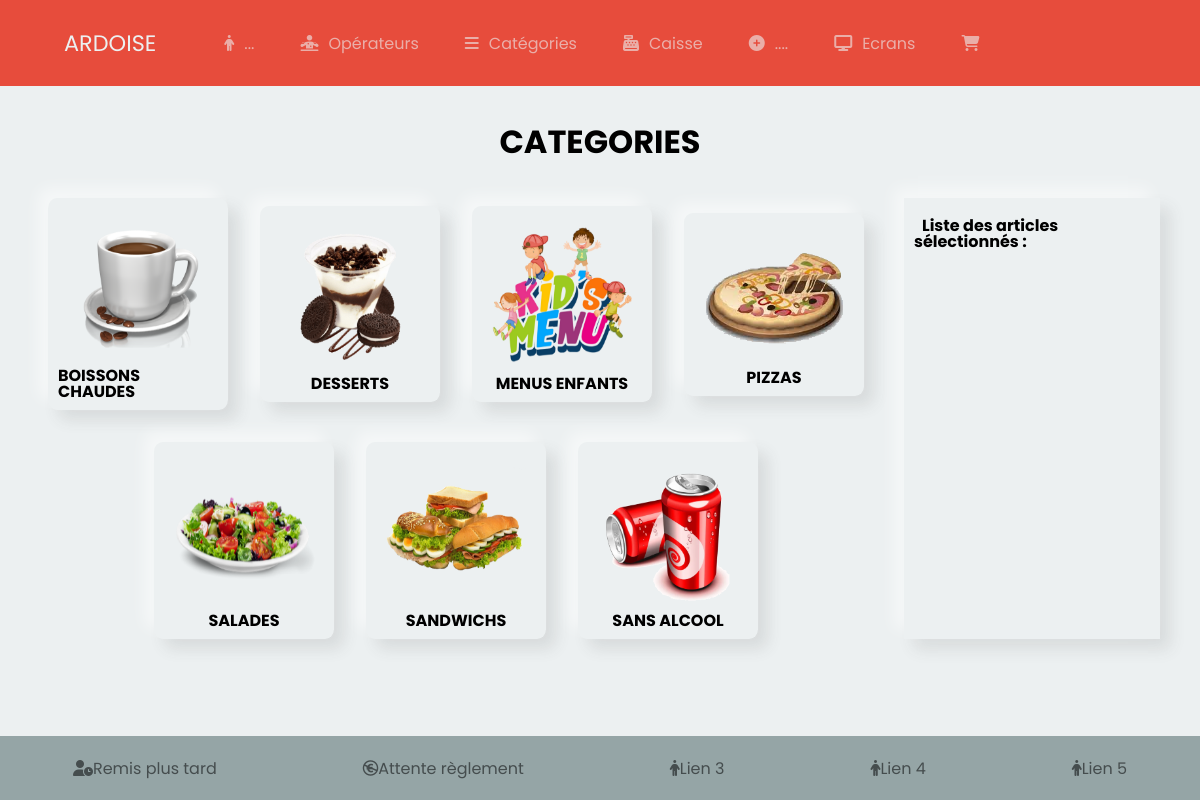
Page /index.php?route=categories on the committed database.
### tables this page shows
CREATE TABLE `categories` (
  `id` int(11) NOT NULL,
  `name` varchar(50) NOT NULL,
  `picture` varchar(150) NOT NULL,
  `activate` tinyint(1) NOT NULL DEFAULT '1'
);

### index.php (called while the page is built, shortened)
<?php
$router = new App\Router();
$router->getRouteFromQuery();

### models/Database.php (called while the page is built, shortened)
<?php
abstract class Database {
    private static $_dbConnect;
    private static function setDb() {
        self::$_dbConnect = new \PDO( 'mysql:host=db.3wa.io;dbname=vincentollivier_ardoise;charset=utf8', 'vincentollivier', '98f74e8350a6f9da22f312f5162d2994');
        self::$_dbConnect->setAttribute( \PDO::ATTR_ERRMODE, \PDO::ERRMODE_WARNING );
    }
    protected function getDb() {
        return self::$_dbConnect;
    }
    protected function getAll( string $sql, array $values = [] ): array {
        $query = $this->getDb()->prepare($sql);
        $query->execute($values);
        return $query->fetchAll();
    }
}

### models/CategoriesManager.php (called while the page is built, shortened)
<?php
class CategoriesManager extends Database
{
    public function getCategories() {
        return $this->getAll('SELECT * FROM categories WHERE activate = 1 ORDER BY name ASC');
    }
}

### views/templates/categories.phtml (the view)
<main id="categories">
    <section>
        <h1>CATEGORIES</h1>
    </section>
    <section class="container">
    <?php if(empty($categories)) : ?>
        <p>Aucun article dans cette catégorie !</p>
    <?php else: ?>
        <section class="leftElement">
            <?php foreach($categories as $categorie) : ?>
                    <?php if($categorie['activate'] == 0): ?>
                        <article class="dispositionCategories desactivate">
                    <?php else: ?>
                        <article class="dispositionCategories">
                    <?php endif; ?>
                    <?php if($categorie['activate'] == 0): ?>
                        <img src="assets/uploads/categories/<?= htmlspecialchars($categorie['picture']) ?>"
                            alt="<?= htmlspecialchars($categorie['name']) ?>">
                    <?php else: ?>
                        <a href="index.php?route=category&id=<?= htmlspecialchars($categorie['id']) ?>">
                            <img src="assets/uploads/categories/<?= htmlspecialchars($categorie['picture']) ?>"
                            alt="<?= htmlspecialchars($categorie['name']) ?>">
                        </a>
                    <?php endif; ?>
                    <p><?= htmlspecialchars($categorie['name']) ?></p>
                </article>
            <?php endforeach; ?>
        </section>
    <?php endif; ?>
    <div class="rightElement"><?php include_once '_navRight2.phtml'; ?></div>
    </section>
</main>

### app/Router.php (shortened to what this page needs)
<?php
class Router {
    public function getRouteFromQuery() {
        if(array_key_exists('route', $_GET)) {
            switch($_GET['route']) {
                case 'categories':
                    $controller = new CategoriesController();
                    $controller->displayCategories('categories');
                    break;
            }
        }
        else {
            $this->redirectToRoute('home');
        }
    }
    public function render($viewName, $layoutName, $data = []) {
        include_once 'views/' . $layoutName . '.phtml';
    }
}

### controllers/CategoriesController.php (shortened to what this page needs)
<?php
class CategoriesController extends Router
{
    public function displayCategories($view) {
        if($view == 'categories') {
            $model      = new CategoriesManager();
            $categories = $model->getCategories();
            $this->render(
                'categories',
                'layout',
                [
                    'categories' => $categories
                ]);
        }
    }
}

### views/layout.phtml (shortened to what this page needs)
<!doctype html>
<html lang="fr">
    <?php include_once "bases/head.phtml"; ?>
    <body>
        <?php include_once "bases/header.phtml"; ?>
        <?php include_once "templates/".$view; ?>
        <?php include_once "bases/footer.phtml"; ?>
    </body>
</html>

### views/bases/head.phtml (shortened to what this page needs)
<head>
    <link rel="stylesheet" href="assets/styles/sass/style.css" type="text/css" />
    <link rel="stylesheet" href="https://cdnjs.cloudflare.com/ajax/libs/font-awesome/4.7.0/css/font-awesome.min.css"/>
    <link rel="stylesheet" href="https://cdn.jsdelivr.net/npm/bootstrap-icons@1.8.1/font/bootstrap-icons.css">
    <link rel="stylesheet" href="https://cdnjs.cloudflare.com/ajax/libs/font-awesome/5.12.0/css/fontawesome.min.css">
    <link rel="stylesheet" href="https://cdnjs.cloudflare.com/ajax/libs/font-awesome/5.12.0/css/brands.min.css">
    <link rel="stylesheet" href="https://cdnjs.cloudflare.com/ajax/libs/font-awesome/5.12.0/css/solid.min.css">
    <link rel="stylesheet" href="//use.fontawesome.com/releases/v5.0.7/css/all.css">
</head>

### views/bases/header.phtml
<header id="header">
    <nav>
        <a href="index.php?route=home" class="logo">ARDOISE</a>
        <ul>
            <li><a href="index.php?route=home"><i class="fa-solid fa-person"></i>...</a></li>
            <li><a href="index.php?route=operators"><i class="fa-solid fa-person-dots-from-line"></i>Opérateurs</a></li>
            <li><a href="index.php?route=categories"><i class="fa-solid fa-bars"></i>Catégories</a></li>
            <li><a href="index.php?route=categories"><i class="fa-solid fa-cash-register"></i>Caisse</a></li>
            <li><a href="index.php?route=home"><i class="fa-solid fa-circle-plus"></i>....</a></li>
            <li><a href="index.php?route=screens"><i class="fa-solid fa-display"></i>Ecrans</a></li>
            <li><a href="index.php?route=readBasket"><i class="fa-solid fa-cart-shopping"></i></a></li>
        </ul>
    </nav>
</header>

### views/templates/_navRight2.phtml (shortened to what this page needs)
    <div class="">
    <p>&ensp;Liste des articles sélectionnés :</p>
</div>

### views/bases/footer.phtml
<footer id="footer">
    <nav>
        <a href="index.php?route=later"><i class="fa-solid fa-user-clock"></i></i>Remis plus tard</a>
        <a href="index.php?route=standBy"><i class="fa-brands fa-creative-commons-nc-eu"></i></i>Attente règlement</a>
        <a href="index.php?route=lien"><i class="fa-solid fa-person"></i>Lien 3</a>
        <a href="index.php?route=lien"><i class="fa-solid fa-person"></i>Lien 4</a>
        <a href="index.php?route=lien"><i class="fa-solid fa-person"></i>Lien 5</a>
    </nav>
</footer>

### assets/styles/sass/style.css (style rules this page uses)
html, body, div, span, applet, object, iframe, h1, h2, h3, h4, h5, h6, p, blockquote, pre, a, abbr, acronym, address, big, cite, code, del, dfn, em, img, ins, kbd, q, s, samp, small, strike, strong, sub, sup, tt, var, b, u, i, center, dl, dt, dd, ol, ul, li, fieldset, form, label, legend, table, caption, tbody, tfoot, thead, tr, th, td, article, aside, canvas, details, embed, figure, figcaption, footer, header, hgroup, menu, nav, output, ruby, section, summary, time, mark, audio, video { margin: 0; padding: 0; border: 0; font-size: 100%; font: inherit; vertical-align: baseline; }
article, aside, details, figcaption, figure, footer, header, hgroup, menu, nav, section { display: block; }
body { line-height: 1; }
ol, ul { list-style: none; }
#header { background-color: #E74C3C; padding: 4vh; }
#header > nav { display: flex; justify-content: flex-start; align-items: center; }
#header > nav > a { margin: 0 40px 0 32px; color: #ECF0f1; font-size: 1.4em; }
#header > nav > ul { list-style-type: none; display: flex; justify-content: flex-start; align-items: center; }
#header > nav > ul > li { margin: 0 8px; }
#header > nav > ul > li > a { color: #ECF0f1; opacity: 0.6; margin: 10px; }
#header > nav > ul > li > a > i { margin: 0 10px; }
#footer { position: fixed; display: flex; align-items: center; bottom: 0px; background-color: #95A5A6; width: 100%; height: 8vh; text-align: center; }
#footer > nav { position: fixed; width: 100%; display: flex; flex-wrap: wrap; justify-content: space-around; }
#footer > nav > a { color: #111314; opacity: 0.6; }
#categories { padding: 2vh 2vw; }
#categories > section:nth-of-type(2) { width: 100%; display: grid; grid-template-columns: 75fr 25fr; margin-bottom: 10vh; }
#categories > section:nth-of-type(2) > section:nth-of-type(1) { display: flex; flex-wrap: wrap; align-items: center; justify-content: center; border-radius: 5%; }
#categories > section:nth-of-type(2) > section:nth-of-type(1) > article { display: flex; flex-direction: column; align-items: center; justify-content: center; border-radius: 5%; margin: 1rem; padding: 10px; width: 15vw; box-shadow: -10px -10px 15px rgba(255, 255, 255, 0.5), 10px 10px 15px rgba(70, 70, 70, 0.12); }
#categories > section:nth-of-type(2) > section:nth-of-type(1) > article > a { width: 90%; }
#categories > section:nth-of-type(2) > section:nth-of-type(1) > article > a > img { width: 100%; }
#categories > section:nth-of-type(2) > section:nth-of-type(1) > article > p { font-weight: bold; }
#categories > section:nth-of-type(2) > div { box-shadow: -10px -10px 15px rgba(255, 255, 255, 0.5), 10px 10px 15px rgba(70, 70, 70, 0.12); padding: 10px; margin: 1rem; }
#categories > section:nth-of-type(2) > div > div > p { font-weight: bold; margin: 10px 0; }
h1 { font-size: 2em; font-weight: bold; text-align: center; margin: 3vh 0; text-transform: uppercase; }
* { box-sizing: border-box; }
body { font-family: "Poppins", sans-serif; background-color: #ECF0f1; }
a { text-decoration: none; }

### rows in the picture
categories: picture (picture), name "BOISSONS CHAUDES"
categories: picture (picture), name "DESSERTS"
categories: picture (picture), name "MENUS ENFANTS"
categories: picture (picture), name "PIZZAS"
categories: picture (picture), name "SALADES"
categories: picture (picture), name "SANDWICHS"
categories: picture (picture), name "SANS ALCOOL"
